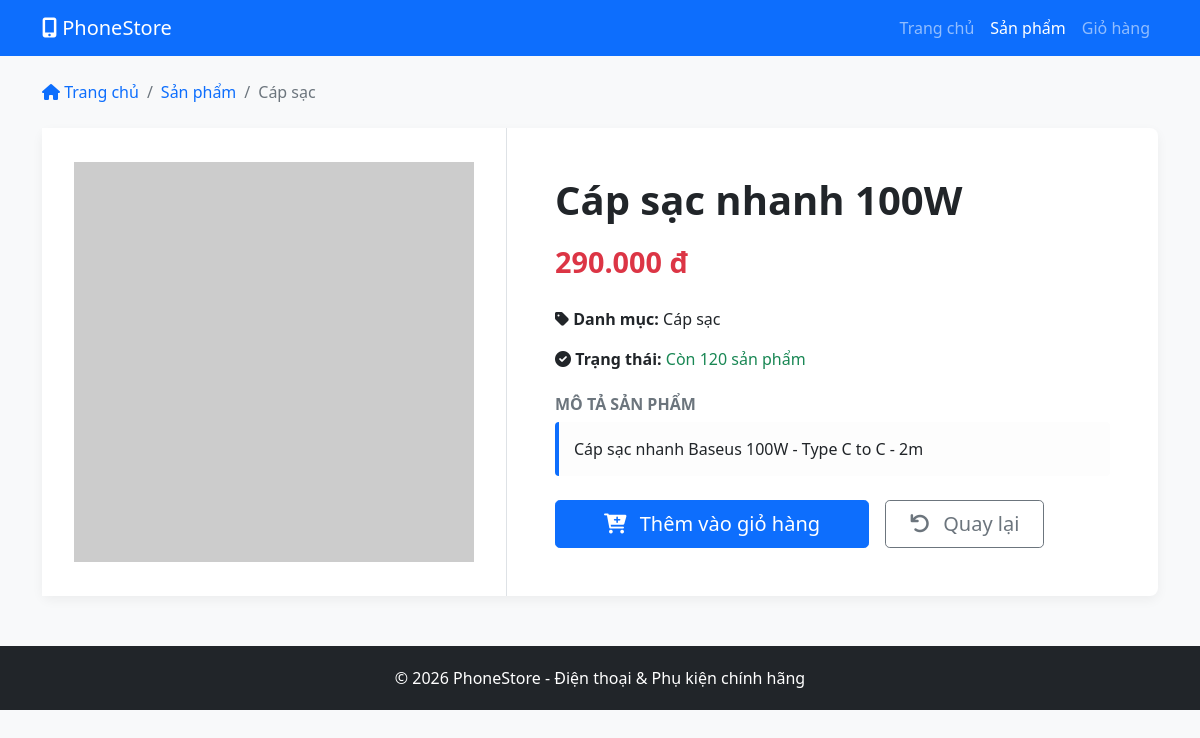
Page /product-detail.php?id=17 on the committed database.
### tables this page shows
CREATE TABLE IF NOT EXISTS products (
    id INT AUTO_INCREMENT PRIMARY KEY,
    name VARCHAR(200) NOT NULL,
    slug VARCHAR(200) UNIQUE NOT NULL,
    category_id INT NOT NULL,
    brand VARCHAR(50),
    price DECIMAL(12, 3) NOT NULL,
    sale_price DECIMAL(12, 3),
    image VARCHAR(255) NOT NULL,
    gallery TEXT,  
    description TEXT,
    specifications JSON,  
    stock INT DEFAULT 0,
    featured BOOLEAN DEFAULT FALSE,
    status BOOLEAN DEFAULT TRUE,
    created_at TIMESTAMP DEFAULT CURRENT_TIMESTAMP,
    updated_at TIMESTAMP DEFAULT CURRENT_TIMESTAMP ON UPDATE CURRENT_TIMESTAMP,
    FOREIGN KEY (category_id) REFERENCES categories(id) ON DELETE CASCADE
);

CREATE TABLE IF NOT EXISTS categories (
    id INT AUTO_INCREMENT PRIMARY KEY,
    name VARCHAR(100) NOT NULL,
    slug VARCHAR(100) UNIQUE NOT NULL,
    image VARCHAR(255) DEFAULT 'default-category.jpg',
    description TEXT,
    parent_id INT DEFAULT NULL,
    sort_order INT DEFAULT 0,
    status BOOLEAN DEFAULT TRUE,
    FOREIGN KEY (parent_id) REFERENCES categories(id) ON DELETE SET NULL
);

### product-detail.php (the view, shortened to what this page needs)
<?php
require_once '../includes/config.php';
$id = isset($_GET['id']) ? intval($_GET['id']) : 0;
$sql = "SELECT p.*, c.name as category_name
        FROM products p
        LEFT JOIN categories c ON p.category_id = c.id
        WHERE p.id = $id";
$result = mysqli_query($conn, $sql);
$product = mysqli_fetch_assoc($result);
?>
<!DOCTYPE html>
<html lang="vi">
<head>
    <link href="https://cdn.jsdelivr.net/npm/bootstrap@5.1.3/dist/css/bootstrap.min.css" rel="stylesheet">
    <link rel="stylesheet" href="https://cdnjs.cloudflare.com/ajax/libs/font-awesome/6.0.0/css/all.min.css">
</head>
<body>
    <nav class="navbar navbar-expand-lg navbar-dark mb-4">
        <div class="container">
            <a class="navbar-brand" href="../index.php">
                <i class="fas fa-mobile-alt"></i> PhoneStore
            </a>
            <div class="navbar-nav ms-auto">
                <a class="nav-link" href="../index.php">Trang chủ</a>
                <a class="nav-link active" href="products.php">Sản phẩm</a>
                <a class="nav-link" href="#">Giỏ hàng</a>
            </div>
        </div>
    </nav>
    <div class="container">
        <nav aria-label="breadcrumb" class="mb-4">
            <ol class="breadcrumb">
                <li class="breadcrumb-item"><a href="../index.php"><i class="fas fa-home"></i> Trang chủ</a></li>
                <li class="breadcrumb-item"><a href="products.php">Sản phẩm</a></li>
                <li class="breadcrumb-item active"><?php echo htmlspecialchars($product['category_name']); ?></li>
            </ol>
        </nav>
        <div class="card product-detail-card">
            <div class="row g-0">
                <div class="col-md-5 product-img-container border-end">
                    <img src="../assets/images/products/<?php echo $product['image']; ?>"
                         class="product-img"
                         alt="<?php echo htmlspecialchars($product['name']); ?>"
                         onerror="this.src='https://via.placeholder.com/400x400?text=No+Image'">
                </div>
                <div class="col-md-7 p-4 p-lg-5">
                    <h1 class="fw-bold mb-3"><?php echo htmlspecialchars($product['name']); ?></h1>
                    <p class="product-price mb-4"><?php echo number_format($product['price'], 0, ',', '.'); ?> đ</p>
                    <div class="mb-4">
                        <p><strong><i class="fas fa-tag"></i> Danh mục:</strong> <?php echo htmlspecialchars($product['category_name']); ?></p>
                        <p><strong><i class="fas fa-check-circle"></i> Trạng thái:</strong>
                            <?php echo ($product['stock'] > 0) ? '<span class="text-success">Còn '. $product['stock'] .' sản phẩm</span>' : '<span class="text-danger">Hết hàng</span>'; ?>
                        </p>
                    </div>
                    <div class="mb-4">
                        <h6 class="fw-bold text-uppercase text-secondary">Mô tả sản phẩm</h6>
                        <div class="description-box">
                            <?php echo nl2br(htmlspecialchars($product['description'])); ?>
                        </div>
                    </div>
                    <div class="d-grid gap-3 d-md-flex">
                        <?php if($product['stock'] > 0): ?>
                            <button class="btn btn-primary btn-lg px-5">
                                <i class="fas fa-cart-plus me-2"></i> Thêm vào giỏ hàng
                            </button>
                        <?php endif; ?>
                        <a href="products.php" class="btn btn-outline-secondary btn-lg px-4">
                            <i class="fas fa-undo me-2"></i> Quay lại
                        </a>
                    </div>
                </div>
            </div>
        </div>
    </div>
    <footer>
        <div class="container text-center">
            <p class="mb-0">&copy; <?php echo date('Y'); ?> PhoneStore - Điện thoại & Phụ kiện chính hãng</p>
        </div>
    </footer>
</body>
</html>

### product-detail.php (style rules this page uses)
body { background-color: #f8f9fa; font-family: 'Segoe UI', Tahoma, Geneva, Verdana, sans-serif; }
.navbar { background-color: #0d6efd !important; }
.breadcrumb-item a { color: #0d6efd; text-decoration: none; }
.product-detail-card { border: none; border-radius: 8px; box-shadow: 0 4px 12px rgba(0,0,0,0.05); background: #fff; }
.product-img-container { padding: 20px; background: #fff; display: flex; align-items: center; justify-content: center; }
.product-img { max-width: 100%; height: auto; transition: transform 0.3s; }
.product-price { color: #dc3545; font-weight: bold; font-size: 1.8rem; }
.description-box { background: #fdfdfd; padding: 15px; border-left: 4px solid #0d6efd; border-radius: 4px; }
.btn-primary { background-color: #0d6efd; border-color: #0d6efd; }
footer { background-color: #212529; color: white; padding: 20px 0; margin-top: 50px; }

### rows in the picture
products: category.name "Cáp sạc", name "Cáp sạc nhanh 100W", price "290.000", stock "120", description "Cáp sạc nhanh Baseus 100W - Type C to C - 2m"
